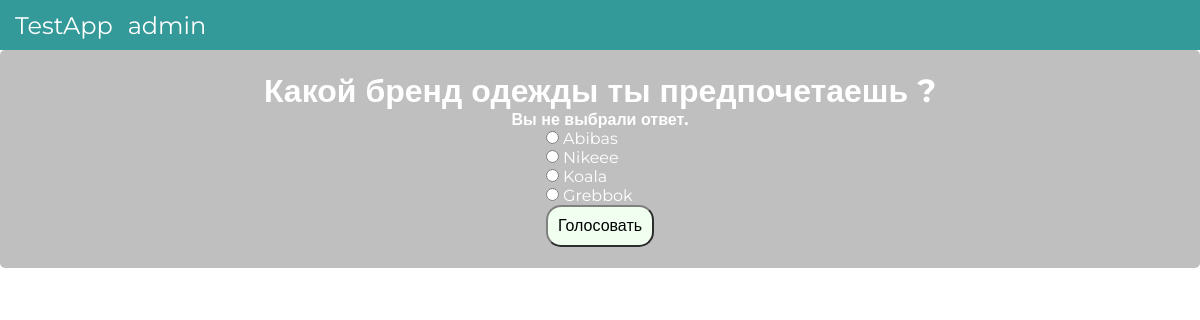
/7/vote/, run on the app's committed database.
### great/models.py (models this page shows, shortened)
class Question(models.Model):
    question_text = models.CharField(max_length=200)
    pub_date = models.DateTimeField('date published')
    def was_published_recently(self):
        now = timezone.now()
        return now - datetime.timedelta(days=1) <= self.pub_date <= now
    was_published_recently.admin_order_field = 'pub_date'
    was_published_recently.boolean = True # выводить визуально на моменте просмотров всех вопросов
    was_published_recently.short_description = 'Было опубликованно недавно?' # заголовок во время просмотров всех вопросов

class Choice(models.Model):
    question = models.ForeignKey(Question, on_delete=models.CASCADE)
    choice_text = models.CharField(max_length=200)
    votes = models.IntegerField(default=0)

### great/views.py (the view)
# urls.py: path('<int:question_id>/vote/', views.vote, name='vote'),
def vote(request, question_id):
    question = get_object_or_404(Question, pk=question_id)
    try:
        selected_choice = question.choice_set.get(pk=request.POST['choice'])
    except (KeyError, Choice.DoesNotExist):
        return render(request, 'great/detail.html', {
            'question': question,
            'error_message': "Вы не выбрали ответ.",
        })
    else:
        selected_choice.votes += 1
        selected_choice.save()
    return HttpResponseRedirect(reverse('great:results', args=(question.id,) ))

### great/templates/great/detail.html (shortened to what this page needs)
<!DOCTYPE html>
<html lang="en">
<head>
    {% load static %}
    <link rel="stylesheet" type="text/css" href="{% static 'great/index.css' %}">
    <link rel="stylesheet" type="text/css" href="{% static 'great/detail.css' %}">
</head>
<body>
    <header>
        <div><a href="{% url 'great:index' %}">TestApp</a></div>
        <div><a href="/admin">admin</a></div>
    </header>
    <div class="wrapper list">
            <h1>{{ question.question_text }}</h1>
            {% if error_message %}
                <p><strong>{{ error_message }}</strong></p>
            {% endif %}
            <form action="{% url 'great:vote' question.id %}" method="POST">
                {% for choice in question.choice_set.all %}
                <input type="radio" name="choice" id="choice{{ forloop.counter }}" value="{{choice.id}}" />
                <label for="choice{{ forloop.counter }}">{{choice.choice_text}}</label><br />
                {% endfor %}
                <input type="submit" value="Голосовать" class="submit"/>
            </form>
    </div>
</body>
</html>

### great/static/great/index.css (style rules this page uses)
* { box-sizing: border-box; padding: 0; margin: 0; }
body { background-image: url(https://media.giphy.com/media/3og0IIB0CrEPomHBYs/giphy.gif); background-size: cover; background-repeat: no-repeat; }
.wrapper { font-family: 'Montserrat', sans-serif; display: flex; flex-direction: column; justify-content: center; align-items: center; padding-top: 2%; color: white; }
.list { border: transparent 1px solid; border-radius: 5px; background-color: rgba(128, 128, 128, 0.5); padding: 20px; }
header { display: flex; flex-direction: row; justify-content: start; align-items: center; font-family: 'Montserrat', sans-serif; color: white; height: 50px; width: 100vw; background-color: rgba(0, 128, 128, 0.8); font-size: 1.5em; }
header div { padding-left: 15px; }
header a { color: white; text-decoration: none; }

### great/static/great/detail.css (style rules this page uses)
.submit { border-color: grey; border-radius: 15px; background-color: honeydew; font-size: 1em; padding: 10px; }

### data on the page
Question: question_text "Какой бренд одежды ты предпочетаешь ?"
Choice: choice_text "Abibas"
Choice: choice_text "Nikeee"
Choice: choice_text "Koala"
Choice: choice_text "Grebbok"

### other printed values
{{ error_message }} "Вы не выбрали ответ."
